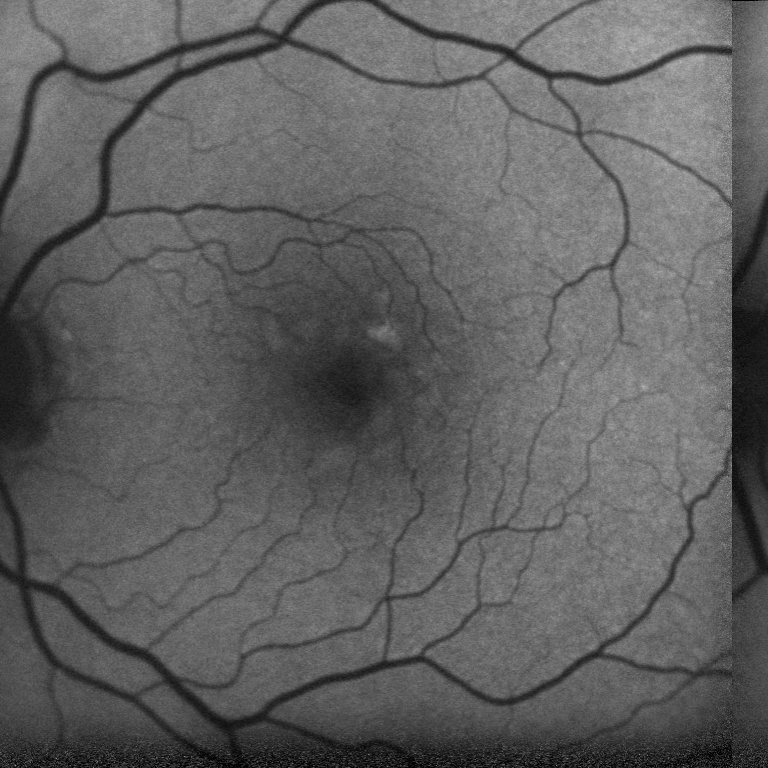
%> input picture Test Set/BARR OD 1.tif, 768 x 768 px
$ octave --eval "result = smooth_illum_getbackground(imread('../Test Set/BARR OD 1.tif'));"   (GNU Octave 9; MATLAB toolbox functions it lacks are replaced by stand-ins)
%> lines starting %> are read from the running program, lines starting %| are printed output that depends on the picture
function [ Iout,background ] = smooth_illum_getbackground(I, varargin )
%SMOOTH_ILLUM removes illumination and contrast drifts from principal component image
%   IOUT = SMOOTH_ILLUM(I, k1, k2)
%   This function uses Mahalanobis distances to classify the most likely
%   background pixels.  It then uses bicubic interpolation with non-uniform sampling to estimate
%   illumination and contrast drifts.  Drifts are used to smooth orginal
%   image I using the formula U = (I - k1*L)/(k2*C).  If no values are
%   specified for k1 and k2 values default to 1

%Check input args
if nargin == 1
    k1 = 1;
    k2 = 1;
elseif nargin == 3
    k1 = varargin{1};
    k2 = varargin{2};
else
    error('Incorrect number of input arguments')
end

I=double(I)./255;
Iwidth = size(I, 2);
%> Iwidth = 768
Iheight = size(I, 1);
%> Iheight = 768
mu = zeros(size(I));
sigma = zeros(size(I));

%Mirror pad image by 1/6 and tesselate with gridboxes 1/3 height and width of image
%Get mean and standard deviation at the center of each gridbox (4 x 4 grid)
boxh = round(Iheight/8);
%> boxh = 96
boxw = round(Iwidth/8);
%> boxw = 96
paddedI = padarray(I,[boxh boxw], 'symmetric', 'both');
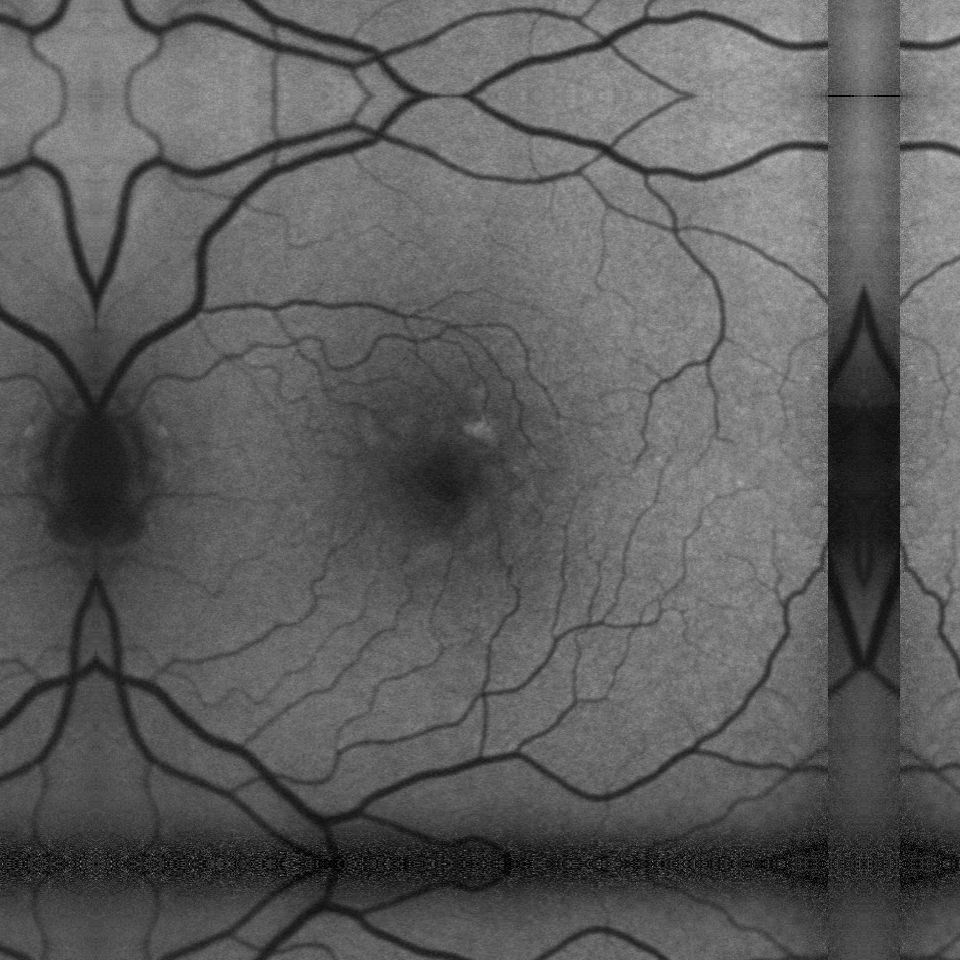
%> paddedI: size 960x960 double; min 0, max 0.722, mean 0.367
for i = 1:4
    for j = 1:4
        dims = [1+(i-1)*2*boxh, i*2*boxh, 1+(j-1)*2*boxw, j*2*boxw];
        window = paddedI(dims(1):dims(2),dims(3):dims(4));
        if i == 4
            dims(1) = Iheight;
        end
        if j == 4
            dims(3) = Iwidth;
        end
        if nnz(window)/numel(window) > .5 %if greater than 50% of the window is nonzero
            mu(dims(1),dims(3)) = mean2(window);
            sigma(dims(1),dims(3)) = std(window(:));
        end
    end
end
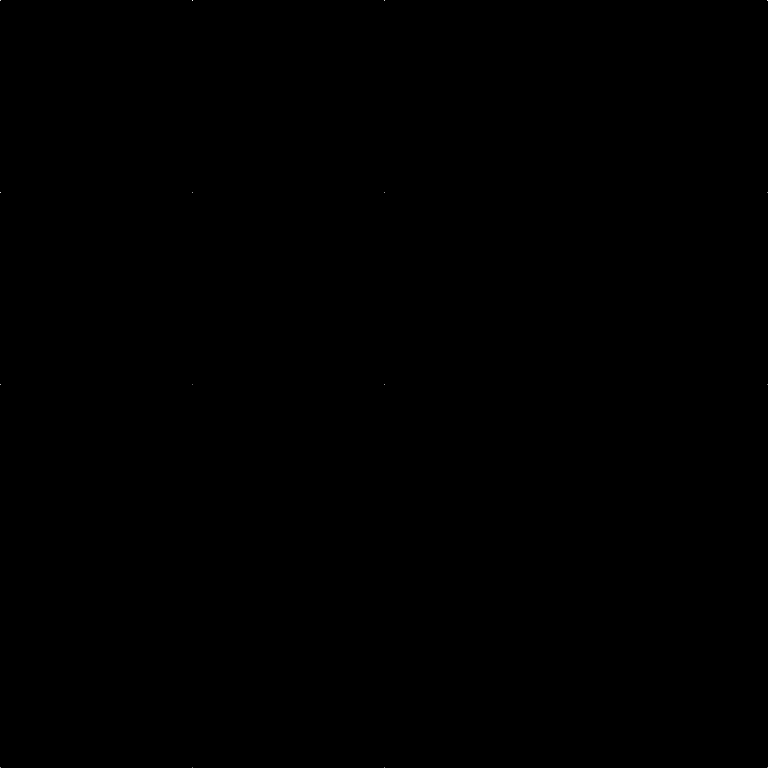
%> sigma: size 768x768 double; min 0, max 0.115, mean 1.99e-06; drawn with min black and max white
%> after the loop, dims = [768 768 768 768]

%Interpolate to get mean and standard deviation of every pixel
[y, x, mu1] = find(mu);
%> y = [1; 193; 385; 768; 1; 193; 385; 768; 1; 193; 385; 768; 1; 193; 385; 768]; x = [1; 1; 1; 1; 193; 193; 193; 193; 385; 385; 385; 385; 768; 768; 768; 768]; mu1 = [0.461; 0.359; 0.236; 0.297; 0.429; 0.401; 0.35; 0.381; 0.449; 0.413; 0.282; 0.38; 0.511; 0.497; 0.469; 0.43]
[xq, yq] = meshgrid(1:Iwidth, 1:Iheight);
%> (the run ends here)

$ run again, on Test Set/BARR OD 2.tif
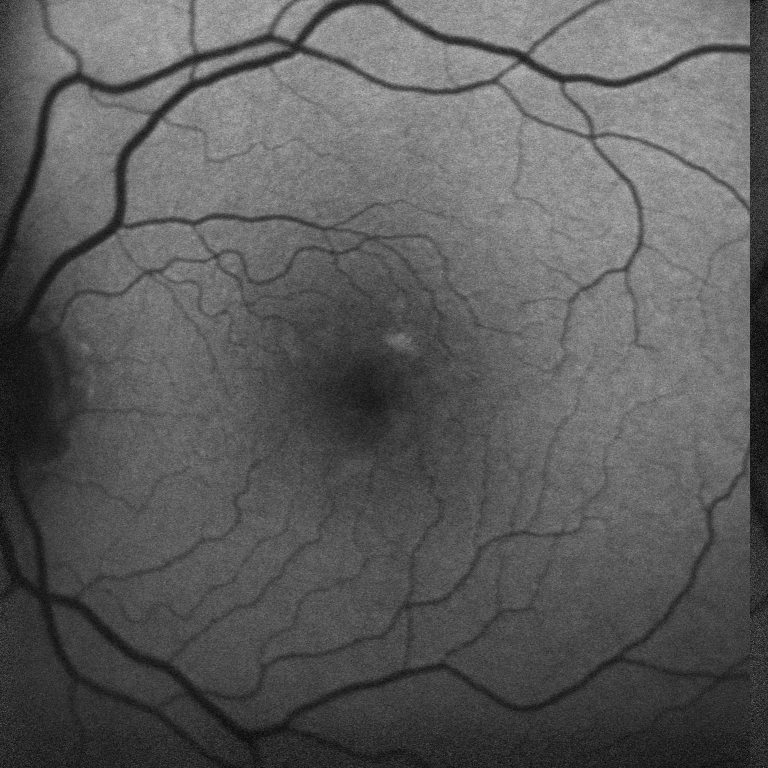
%> input picture Test Set/BARR OD 2.tif, 1536 x 1536 px (shown at 1/2 size)
%> in smooth_illum_getbackground, `paddedI = padarray(I,[boxh boxw], 'symmetric', 'both');`:
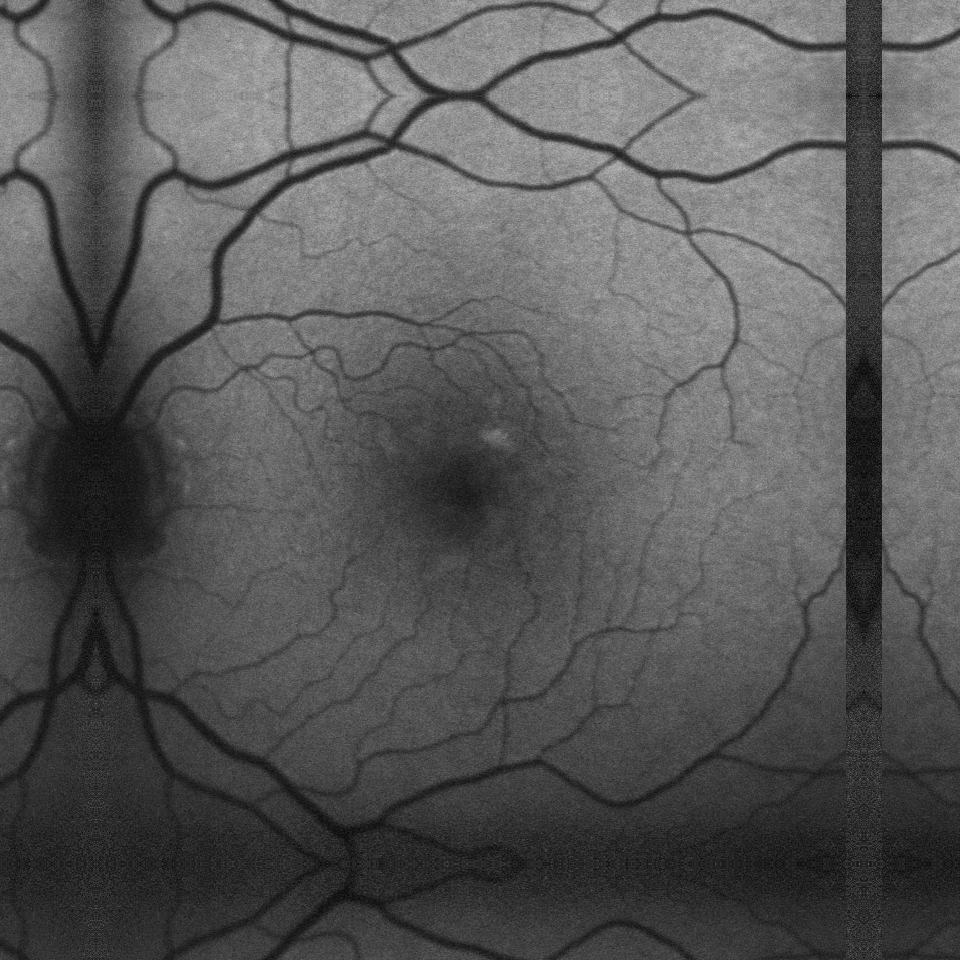
%> paddedI: size 1920x1920 double (shown at 1/2 size); min 0, max 0.855, mean 0.345
%> after the loop in smooth_illum_getbackground, `for i = 1:4`: dims = [1536 1536 1536 1536]
%> y = [1; 385; 769; 1536; 1; 385; 769; 1536; 1; 385; 769; 1536; 1; 385; 769; 1536]; x = [1; 1; 1; 1; 385; 385; 385; 385; 769; 769; 769; 769; 1536; 1536; 1536; 1536]; mu1 = [0.421; 0.331; 0.184; 0.207; 0.503; 0.456; 0.366; 0.313; 0.506; 0.455; 0.264; 0.302; 0.535; 0.531; 0.436; 0.325]

$ run again, on Test Set/BIGNALL OD 1.tif
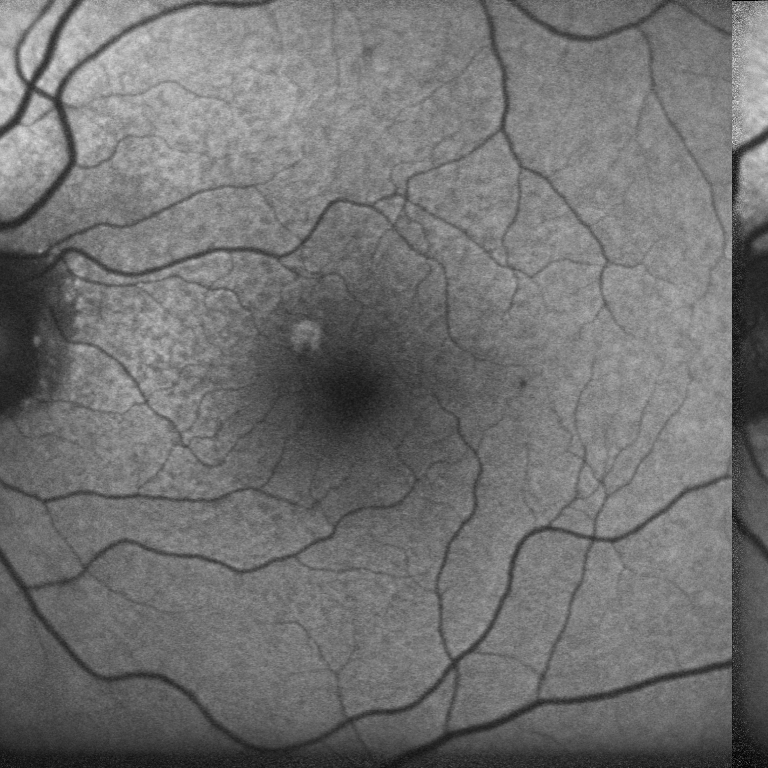
%> input picture Test Set/BIGNALL OD 1.tif, 768 x 768 px
%> in smooth_illum_getbackground, `paddedI = padarray(I,[boxh boxw], 'symmetric', 'both');`:
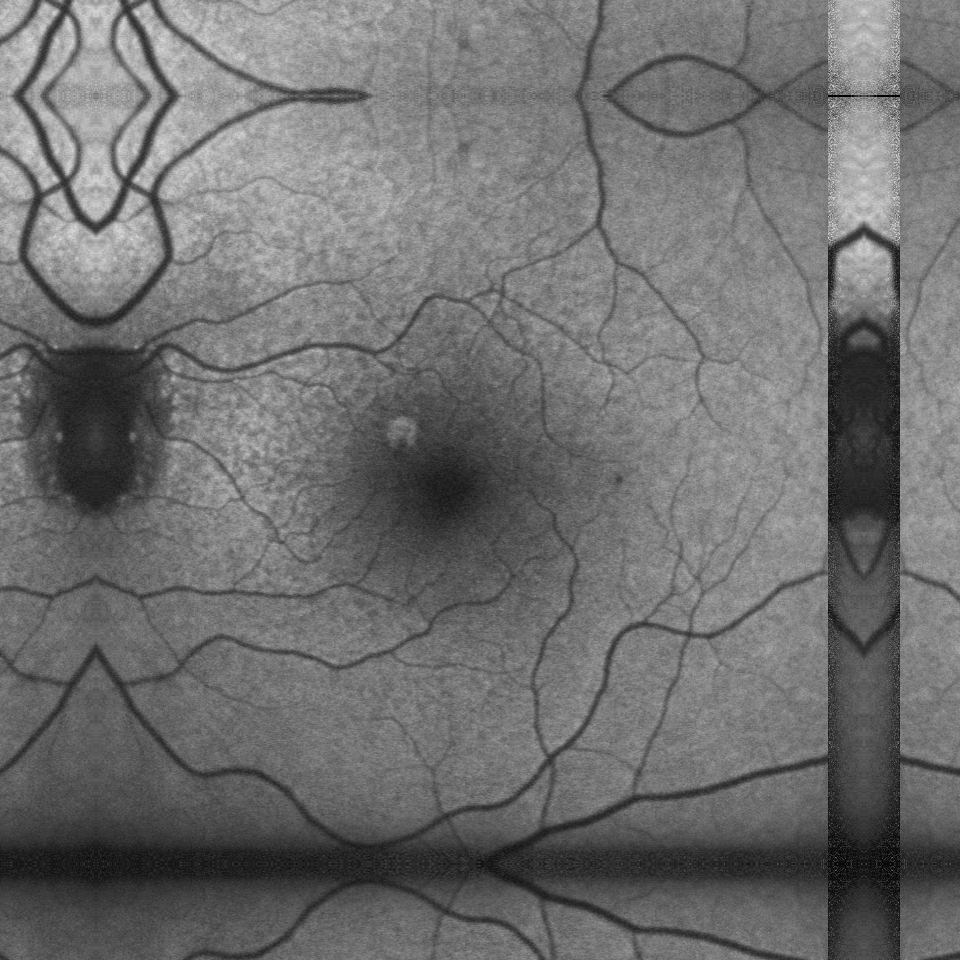
%> paddedI: size 960x960 double; min 0, max 0.894, mean 0.435
%> after the loop in smooth_illum_getbackground, `for i = 1:4`: dims = [768 768 768 768]
%> y = [1; 193; 385; 768; 1; 193; 385; 768; 1; 193; 385; 768; 1; 193; 385; 768]; x = [1; 1; 1; 1; 193; 193; 193; 193; 385; 385; 385; 385; 768; 768; 768; 768]; mu1 = [0.594; 0.464; 0.336; 0.38; 0.606; 0.541; 0.462; 0.44; 0.516; 0.488; 0.301; 0.431; 0.45; 0.523; 0.507; 0.484]
